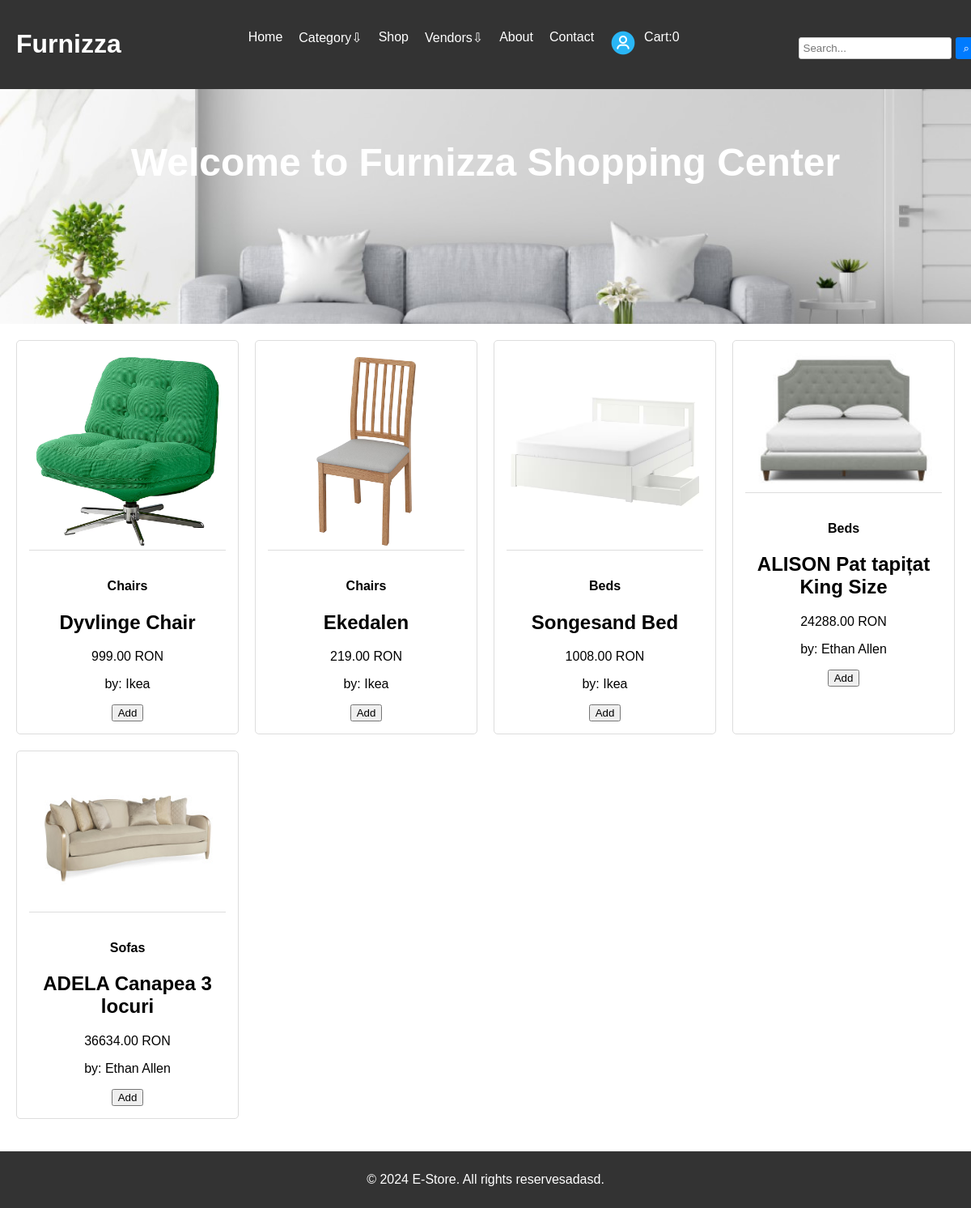
/home/, run on the app's committed database.
### core/models.py (models this page shows, shortened)
class Product(models.Model):
    prodid = ShortUUIDField(unique=True, length = 10, max_length = 20, prefix= "prod", alphabet= "abcdefghijklmn123456789")
    user = models.ForeignKey(User, on_delete = models.SET_NULL,null=True)
    category = models.ForeignKey(Category, on_delete = models.SET_NULL,null=True, related_name="category")
    vendor = models.ForeignKey(Vendor, on_delete = models.SET_NULL,null=True, related_name="product")
    title = models.CharField(max_length=75, default="Furniture product")
    image = models.ImageField(upload_to="user_directory_path", default="product.jpg")
    description = models.TextField(null=True, blank=True, default="This is the product!")
    price = models.DecimalField(max_digits=9999999999999,decimal_places=2,default="20.99")
    old_price = models.DecimalField(max_digits=9999999999999,decimal_places=2,default="24.99")
    specifications = models.TextField(null=True, blank=True)
    product_status = models.CharField(choices= STATUS, max_length=10, default="in_review")
    status = models.BooleanField(default=True)
    in_stock = models.BooleanField(default=True)
    featured = models.BooleanField(default=False)
    sku = ShortUUIDField(unique=True, length = 4, max_length = 10, prefix= "sku", alphabet= "1234567890")
    date = models.DateTimeField(auto_now_add=True)
    updated = models.DateTimeField(null=True, blank=True)
    class Meta:
        verbose_name_plural = "Products"

class Category(models.Model):
    categoryid = ShortUUIDField(unique=True, length = 10, max_length = 20, prefix= "cat", alphabet= "abcdefghijklmn123456789")
    title = models.CharField(max_length=75, default="Furniture")
    image = models.ImageField(upload_to="category", default="furniture.jpg")
    class Meta:
        verbose_name_plural = "Categories"

class Vendor(models.Model):
    vendorid = ShortUUIDField(unique=True, length = 10, max_length = 20, prefix= "ven", alphabet= "abcdefghijklmn123456789")
    title = models.CharField(max_length=75, default= "Ikea")
    image = models.ImageField(upload_to="user_directory_path",default="vendor.jpg")
    description = models.TextField(null=True, blank=True, default="I am an amazing seller")
    address = models.CharField(max_length=100, default= "Dorobantilor 81, Cluj")
    contact = models.CharField(max_length=100, default= "+40 740 543 123")
    ChatRespTime =models.CharField(max_length=100, default= "100")
    shippingOnTime= models.CharField(max_length=100, default= "100")
    rating = models.CharField(max_length=100, default= "100")
    user = models.ForeignKey(User, on_delete = models.SET_NULL,null=True) # models.CASCADE
    date = models.DateTimeField(auto_now_add=True, null=True,blank=True)
    class Meta:
        verbose_name_plural = "Vendors"

### core/views.py (the view)
# urls.py: path("home/",index,name="index"),
def index(request):
   products = Product.objects.filter(product_status = "published")
   context = {
      "products" : products
   }
   return render(request, "core/index.html", context)

### core/context_processor.py (called while the page is built)
def default(request):
    categories = Category.objects.all()
    vendors = Vendor.objects.all()
    address = None
    if request.user.is_authenticated:
        try:
            address = Address.objects.get(user=request.user)
        except Address.DoesNotExist:
            address = None
    min_max_price = Product.objects.aggregate(Min("price"), Max("price"))
    return {
        'categories' : categories,
        'vendors' : vendors,
        'address' : address,
        'min_max_price' : min_max_price,
    }

### templates/core/index.html (shortened to what this page needs)
{% load static %}
<!DOCTYPE html>
<html lang="en">
<head>
</head>
<body>
    {% include 'core/header.html' %}
    <section class="hero" style="background: url('{% static 'assets/imgs/background2.jpg' %}') no-repeat center center/cover;">
        <h1>Welcome to Furnizza Shopping Center</h1>
    </section>
    <section class="product-container">
        {% for p in products %}
        <div class="product-card">
            <img src="{{p.image.url}}" alt="">
            <h4>{{p.category.title}}</h4>
            <h2>{{p.title}}</h2>
            <span>{{p.price}} RON</span>
            <p>by: {{p.vendor.title}}</p>
            <div>
            <button class = "add add-to-cart-btn" data-index="{{ p.id }}" id = "add-to-cart-btn">Add</a>
            </div>
        </div>
        {% endfor %}
    </section>
    <footer class="footer">
        <p>&copy; 2024 E-Store. All rights reservesadasd.</p>
    </footer>
</body>
</html>

### static/assets/css/general.css (style rules this page uses)
body { font-family: Arial, sans-serif; margin: 0; padding: 0; box-sizing: border-box; }
.hero { height: 400px; display: flex; justify-content: center; align-items: center; color: white; text-align: center; }
.hero h1 { font-size: 3rem; }
.product-container { display: grid; grid-template-columns: repeat(auto-fit, minmax(250px, 1fr)); gap: 20px; padding: 20px; }
.product-card { border: 1px solid #ddd; border-radius: 5px; padding: 15px; text-align: center; }
.product-card img { width: 100%; height: auto; border-bottom: 1px solid #ddd; margin-bottom: 10px; }
.footer { background-color: #333; color: white; text-align: center; padding: 10px 0; margin-top: 20px; }

### data on the page
Product: image (picture), category "Chairs", title "Dyvlinge Chair", price "999.00", vendor "Ikea"
Product: image (picture), category "Chairs", title "Ekedalen", price "219.00", vendor "Ikea"
Product: image (picture), category "Beds", title "Songesand Bed", price "1008.00", vendor "Ikea"
Product: image (picture), category "Beds", title "ALISON Pat tapițat King Size", price "24288.00", vendor "Ethan Allen"
Product: image (picture), category "Sofas", title "ADELA Canapea 3 locuri", price "36634.00", vendor "Ethan Allen"

### other printed values
{{ request.session.cart_data_obj|length }} "0"
